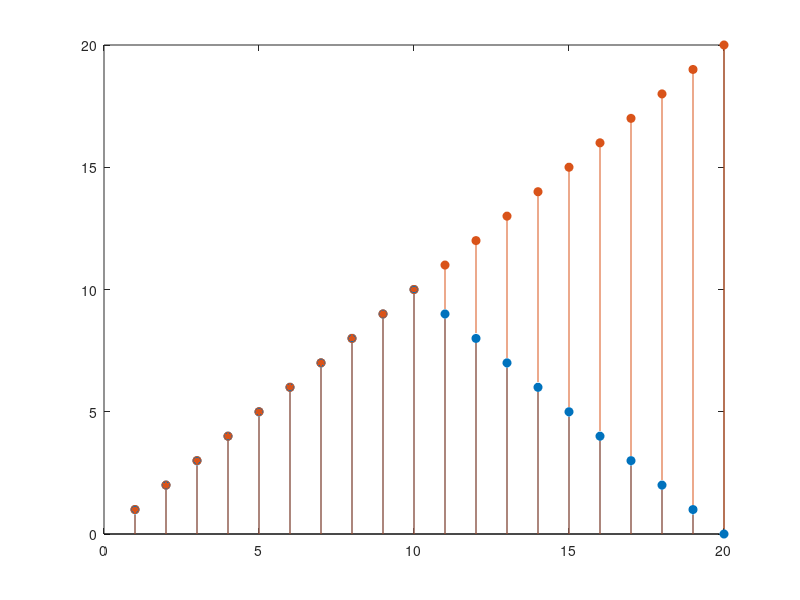
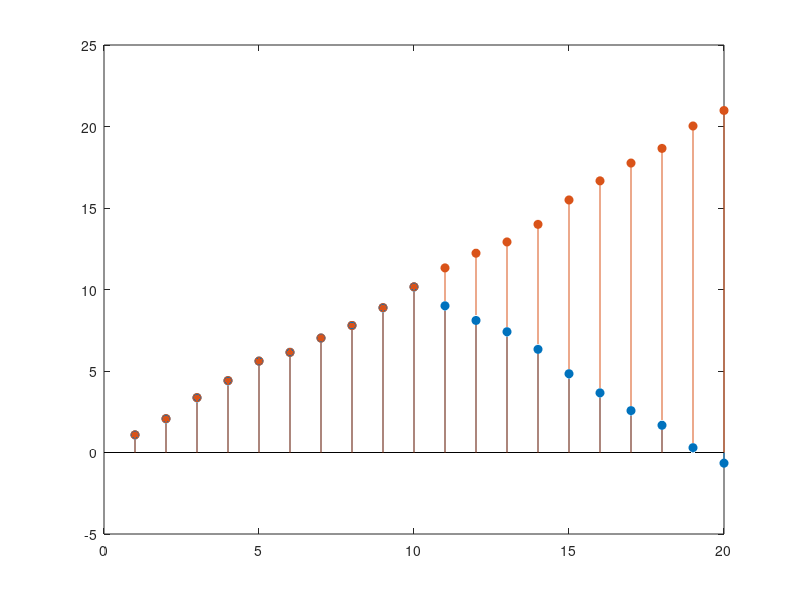
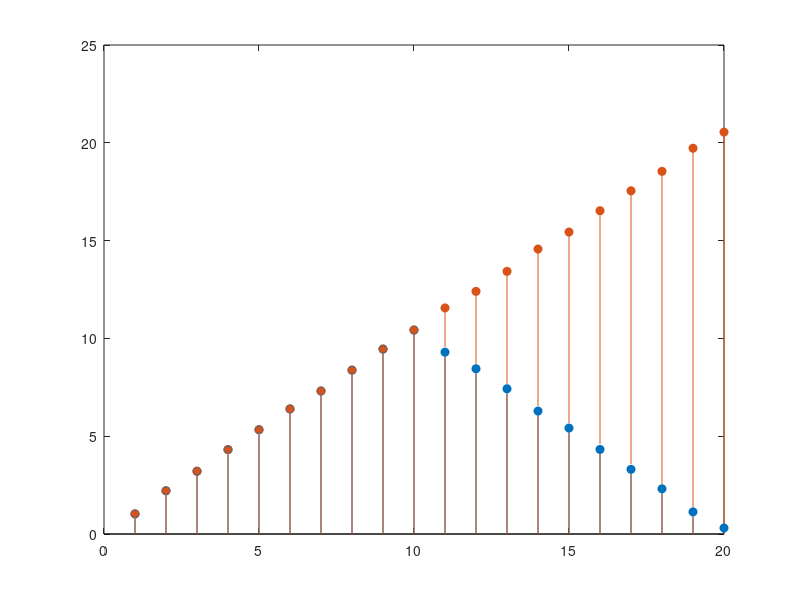

Write MATLAB code to recreate these figures, in order.
%EEET 425 LAB03 Q2b
Tb = 20;
A = 1;
k = 1:Tb;
s0 = A * ones(Tb, 1); % makes a matrix full of ones 20x1
s1 = [A * ones(Tb/2, 1); -A * ones(Tb/2, 1)]; % makes a matrix full of ones first half then second half full of negative ones
variances = [0, 0.1, 0.01];
R_xs0 = zeros(Tb, 3);
R_xs1 = zeros(Tb, 3);
for v = 1:3
    var_w = variances(v);
    w = sqrt(var_w) * randn(Tb, 1);
    x = s1 + w;
    
    for i = 1:Tb
        R_xs0(i, v) = sum(x(1:i) .* s0(1:i)); % multiplies received signal with s0 up to index i and sums it
        R_xs1(i, v) = sum(x(1:i) .* s1(1:i)); % multiplies received signal with s1 up to index i and sums it
    end
end
figure;
stem(k, [R_xs0(:, 1), R_xs1(:, 1)], 'filled')
figure;
stem(k, [R_xs0(:, 2), R_xs1(:, 2)], 'filled')
figure;
stem(k, [R_xs0(:, 3), R_xs1(:, 3)], 'filled')
